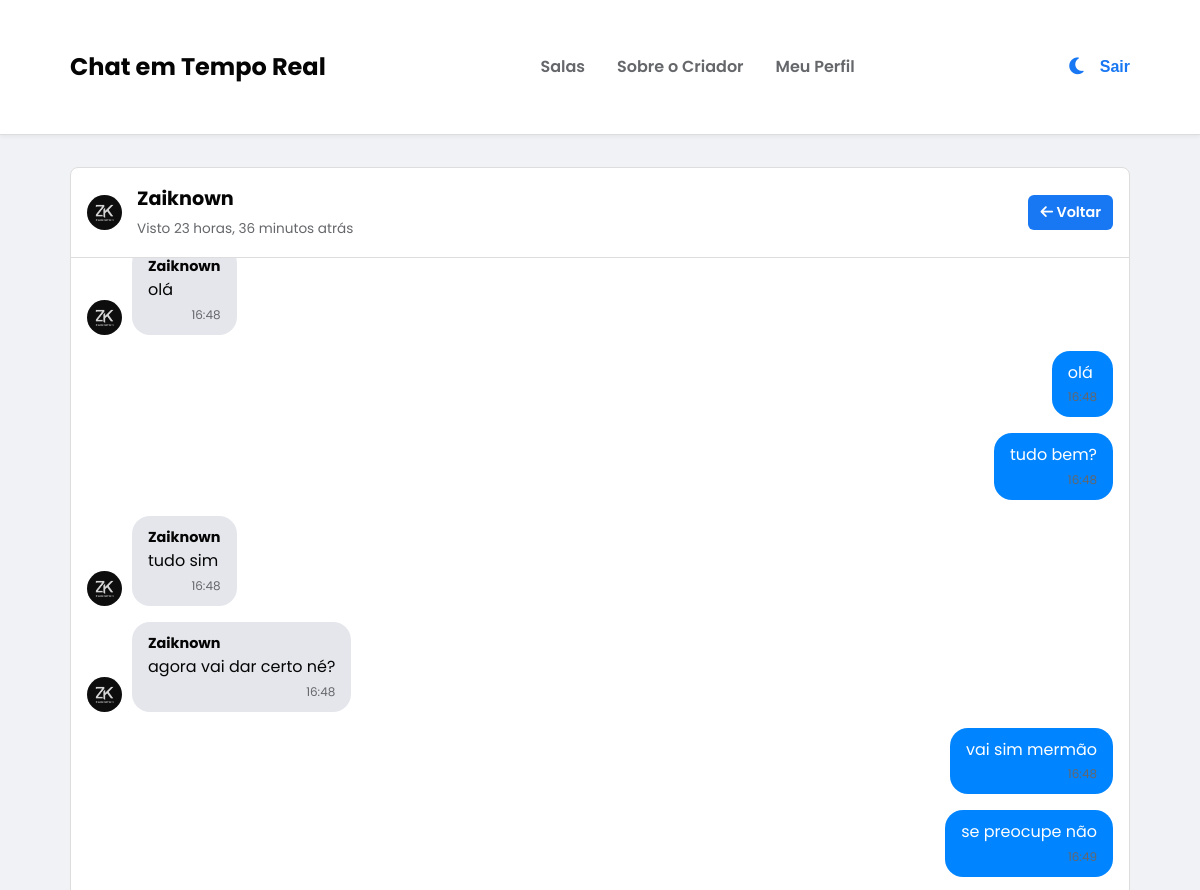
Before: /chat/Zaiknown-testezainostela/ (signed in, upper part) with the older database file.
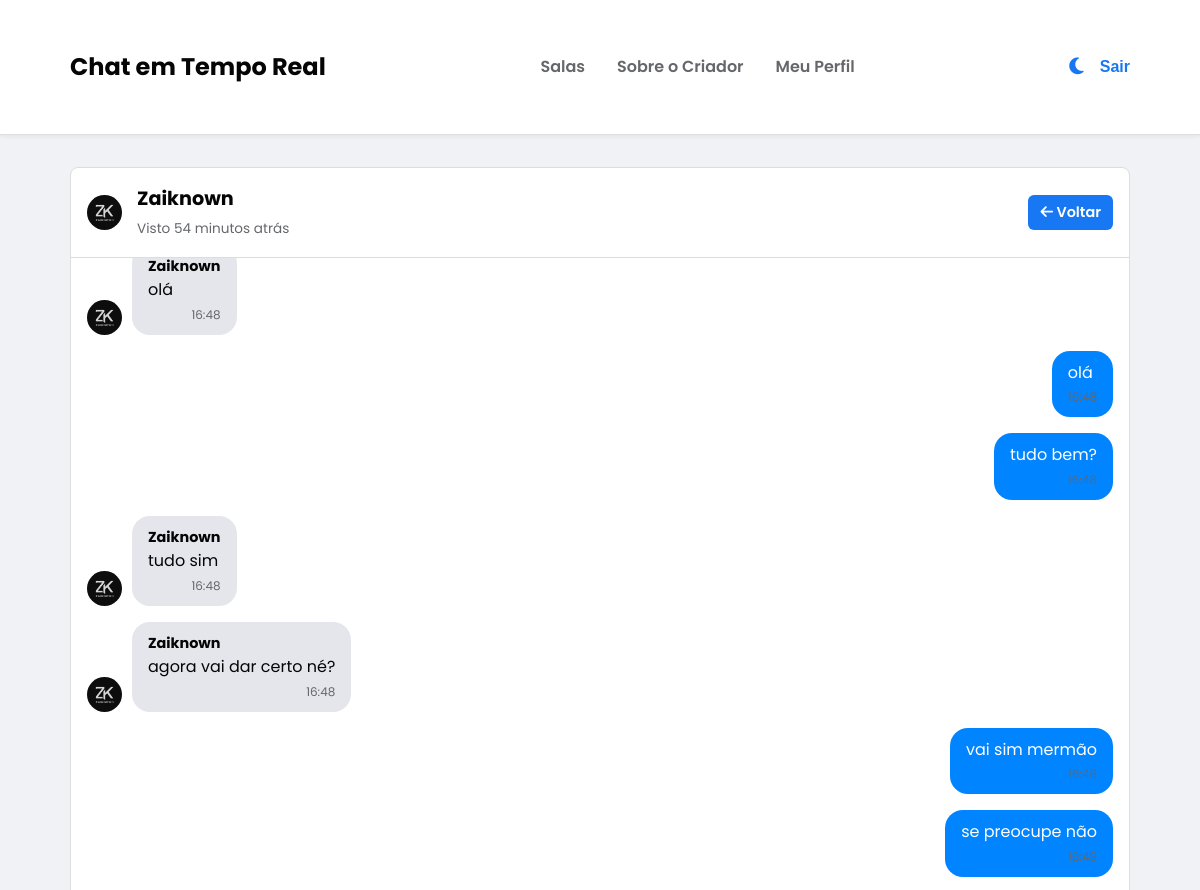
After: the same page with the newer database file.
### chat/models.py (models this page shows, shortened)
class Profile(models.Model):
    user = models.OneToOneField(User, on_delete=models.CASCADE)
    avatar = models.ImageField(default='avatars/default.jpg', upload_to='avatars')
    last_seen = models.DateTimeField(default=timezone.now)

### chat/views.py (the view, shortened to what this page needs)
# urls.py: path('<str:room_name>/', views.chat_room_view, name='chat-room'),
@login_required
def chat_room_view(request, room_name):
    is_dm = '-' in room_name
    other_user_profile = None
    room = None
    if is_dm:
        participants = room_name.split('-')
        if request.user.username not in participants:
            messages.error(request, "Você não tem permissão para entrar nesta conversa.")
            return redirect('index')
        other_username = participants[0] if participants[1] == request.user.username else participants[1]
        try:
            other_user_profile = Profile.objects.select_related('user').get(user__username=other_username)
        except Profile.DoesNotExist:
            messages.error(request, "Usuário da conversa não encontrado.")
            return redirect('index')
    else:
        try:
            room = ChatRoom.objects.get(name=room_name)
        except ChatRoom.DoesNotExist:
            messages.error(request, "A sala que você tentou acessar não existe.")
            return redirect('index')
    chat_messages_qs = ChatMessage.objects.filter(room_name=room_name).select_related('author__profile').exclude(deleted_by=request.user).order_by('timestamp')[:50]
    messages_list = []
    for message in chat_messages_qs:
        messages_list.append({
            'id': message.id,
            'author_username': message.author.username,
            'content': message.content,
            'timestamp': message.timestamp.strftime('%H:%M'),
            'avatar_url': message.author.profile.avatar.url,
            'is_sent_by_user': message.author == request.user,
        })
    display_name = "Chat Privado" if is_dm else room_name
    context = {
        'room_name': room_name,
        'display_name': display_name,
        'chat_messages': messages_list,
        'is_dm': is_dm,
        'other_user_profile': other_user_profile,
        'room': room,
        'is_admin': room.creator == request.user or request.user in room.admins.all() if room else False
    }
    return render(request, 'chat_room.html', context)

### templates/chat_room.html (shortened to what this page needs)
{% extends 'base.html' %}
{% load static %}
{% block content %}
<div class="chat-page-container {% if is_dm %}dm-container{% endif %}">
    <div class="chat-container">
        <div class="chat-header">
            {% if is_dm and other_user_profile %}
                <div class="dm-header-info">
                    <img src="{{ other_user_profile.avatar.url }}" class="chat-avatar">
                    <div>
                        <h2 class="dm-username">{{ other_user_profile.user.username }}</h2>
                        <small id="user-last-seen" class="user-status">{{ other_user_profile.is_online|yesno:"Online,Visto " }}{% if not other_user_profile.is_online %}{{ other_user_profile.last_seen|timesince }} atrás{% endif %}</small>
                    </div>
                </div>
            {% else %}
                <h2><span style="color: var(--accent);">{{ display_name }}</span></h2>
            {% endif %}
            <a href="{% url 'index' %}" class="btn" style="padding: 6px 12px; font-size: 0.9rem;">
                <i class="fas fa-arrow-left"></i> Voltar
            </a>
        </div>
        <div class="chat-log" id="chat-log">
            {% for message in chat_messages %}
                <div class="chat-message {% if message.is_sent_by_user %}sent{% else %}received{% endif %}" data-message-id="{{ message.id }}">
                    {% if not message.is_sent_by_user %}
                        <img class="chat-avatar" src="{{ message.avatar_url }}" alt="{{ message.author_username }}">
                    {% endif %}
                    <div class="message-bubble">
                        {% if not message.is_sent_by_user %}
                            <div class="message-author">{{ message.author_username }}</div>
                        {% endif %}
                        <div class="message-content">{{ message.content }}</div>
                        <div class="message-timestamp">{{ message.timestamp }}</div>
                    </div>
                </div>
            {% endfor %}
        </div>
    </div>
</div>
{% endblock %}

Changed rows visible on the page:
changed Profile "Zaiknown": last_seen "23 horas, 36 minutos" → "54 minutos"
